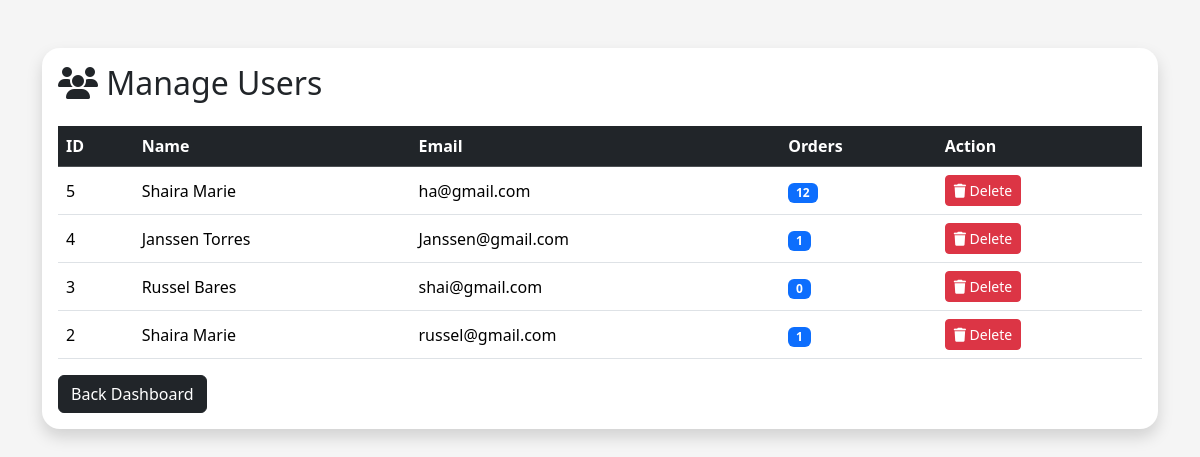
The page /manage_users.php (signed in) on the database its author committed.
### tables this page shows
CREATE TABLE IF NOT EXISTS `users` (
  `id` int(11) NOT NULL AUTO_INCREMENT,
  `firstname` varchar(100) NOT NULL,
  `lastname` varchar(100) NOT NULL,
  `email` varchar(150) NOT NULL,
  `password` varchar(255) NOT NULL,
  `created_at` timestamp NULL DEFAULT current_timestamp(),
  PRIMARY KEY (`id`),
  UNIQUE KEY `email` (`email`)
);

### manage_users.php (the view, shortened to what this page needs)
<?php
include "db.php";
$query = mysqli_query($conn, "
SELECT
users.*,
COUNT(orders.id) AS total_orders
FROM users
LEFT JOIN orders
ON users.id=orders.user_id
GROUP BY users.id
ORDER BY users.id DESC
");
?>
<!DOCTYPE html>
<html>
<head>
    <link href="https://cdn.jsdelivr.net/npm/bootstrap@5.3.3/dist/css/bootstrap.min.css" rel="stylesheet">
    <link rel="stylesheet"
        href="https://cdnjs.cloudflare.com/ajax/libs/font-awesome/6.5.2/css/all.min.css">
</head>
<body>
    <div class="container py-5">
        <div class="card shadow">
            <div class="card-body">
                <h2 class="mb-4">
                    <i class="fa-solid fa-users"></i>
                    Manage Users
                </h2>
                <table class="table table-hover align-middle">
                    <thead class="table-dark">
                        <tr>
                            <th>ID</th>
                            <th>Name</th>
                            <th>Email</th>
                            <th>Orders</th>
                            <th>Action</th>
                        </tr>
                    </thead>
                    <tbody>
                        <?php while ($row = mysqli_fetch_assoc($query)) { ?>
                            <tr>
                                <td><?= $row['id']; ?></td>
                                <td><?= $row['firstname'] . " " . $row['lastname']; ?></td>
                                <td><?= $row['email']; ?></td>
                                <td>
                                    <span class="badge bg-primary">
                                        <?= $row['total_orders']; ?>
                                    </span>
                                </td>
                                <td>
                                    <a
                                        href="manage_users.php?delete=<?= $row['id']; ?>"
                                        onclick="return confirm('Delete this user?')"
                                        class="btn btn-danger btn-sm">
                                        <i class="fa-solid fa-trash"></i>
                                        Delete
                                    </a>
                                </td>
                            </tr>
                        <?php } ?>
                    </tbody>
                </table>
                <a
                    href="admin_dashboard.php"
                    class="btn btn-dark">
                    Back Dashboard
                </a>
            </div>
        </div>
    </div>
</body>
</html>

### manage_users.php (style rules this page uses)
body { background: #f5f5f5; }
.card { border: none; border-radius: 18px; }
table { background: white; }

### rows shown on the page
users: id "5", firstname "Shaira", lastname "Marie", email "ha@gmail.com", total_orders "12"
users: id "4", firstname "Janssen", lastname "Torres", email "Janssen@gmail.com", total_orders "1"
users: id "3", firstname "Russel", lastname "Bares", email "shai@gmail.com", total_orders "0"
users: id "2", firstname "Shaira", lastname "Marie", email "russel@gmail.com", total_orders "1"
